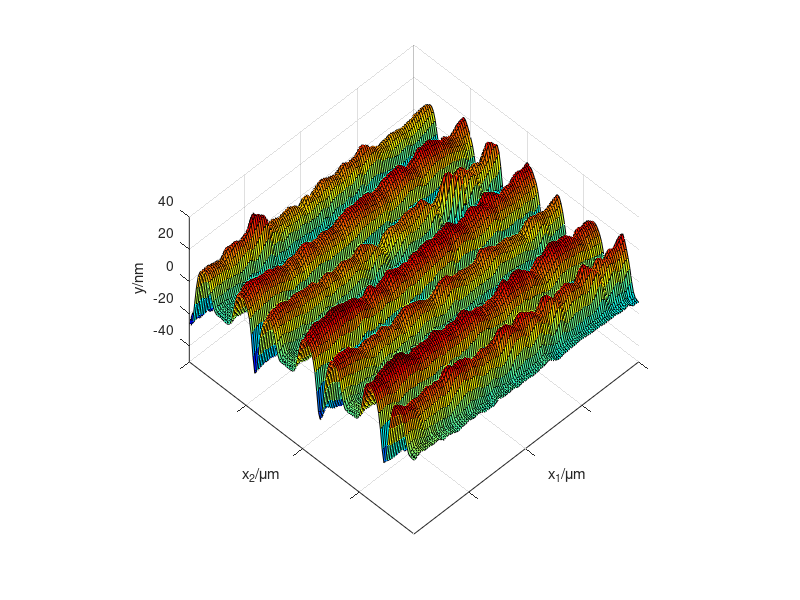

Write the MATLAB code that produced this figure. (Note: this script raises an error after producing the figure.)
% zhouweiyan 20180928
% done
clear
% close all
% clc

load array2.mat
figure
surf(array);
% view(3)
view(-45,50)

% surf(array,'EdgeColor','none','LineStyle','none','FaceLighting','phong');
% view([0 -90])
% axis off

colormap(jet)
axis equal
xlim([1,128]);ylim([1,128]);zlim([-50,40]);
xlabel('x_1/\mum');ylabel('x_2/\mum');zlabel('y/nm');

x_label=cell(1,length(0:32:128));
for i=1:length(0:32:128)
    x_label{i}=32*(i-1)/128*2;
end
set(gca,'xtick',0:32:128);
set(gca,'xticklabel',x_label);
set(gca,'ytick',0:32:128);
set(gca,'yticklabel',x_label);
tightfig
set_fig_units_cm(10,10)